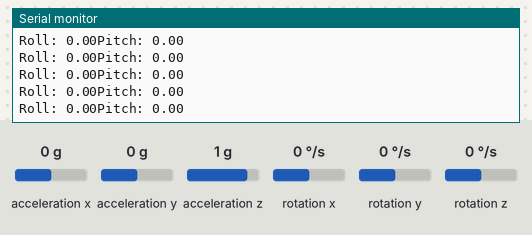
The sketch below on a simulated Arduino Uno, built with avr-gcc and run on an emulated ATmega328P. Parts: the last lines printed to the serial monitor. Wiring (inferred from the names in the program): MPU-6050 motion sensor at I2C address 0x68. Inputs (shaded band) come from the test bench; at power-on: rotation x 0 °/s, rotation y 0 °/s, acceleration x 0 g, acceleration y 0 g, acceleration z 1 g, rotation z 0 °/s.

Above: at 10.7 s.
10.8 s: rotation x set to 100 °/s
At 11.7 s:
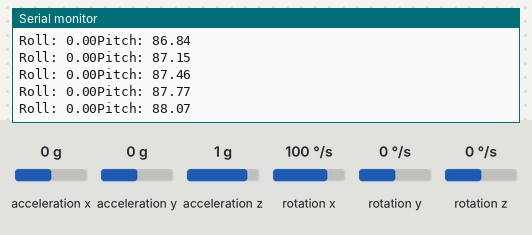
13.8 s: rotation y set to -192 °/s
At 14.6 s:
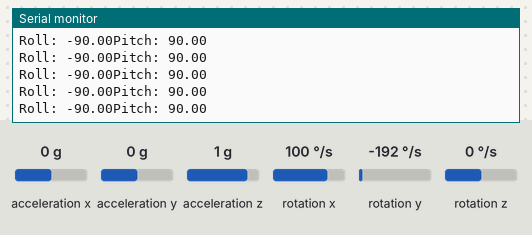
16.8 s: rotation x set to -192 °/s
Timing chart, 0 to 17.4 s (numbered marks = the images above; inputs shaded):
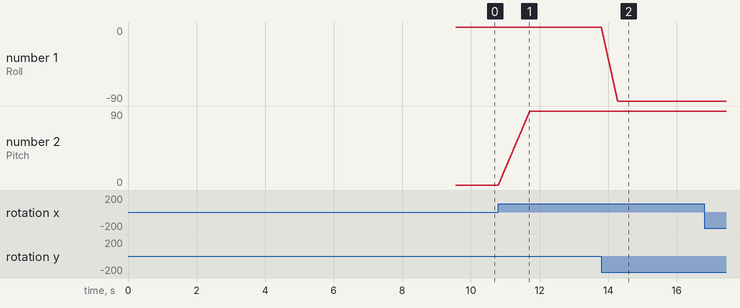

The sketch:

Drone1_mpu6050.ino
```cpp
/*************************************************
 * Includes
 *************************************************/
#include <Wire.h>
#include <math.h>

/*************************************************
 * Variables
 *************************************************/
int gyro_x, gyro_y, gyro_z; // Raw data from gyroscope.
long acc_x, acc_y, acc_z; // Raw data from accelerometer.
long gyro_x_cal, gyro_y_cal, gyro_z_cal; //Calibrated gyroscope values.
float angle_pitch_gy, angle_roll_gy, angle_yaw_gy; // Calculated angle from gyro data.
float angle_roll_acc, angle_pitch_acc, angle_yaw_acc; // Calculated acceleration angle from accelerometer data.
float angle_pitch, angle_roll, angle_yaw; // Combined angle (98% gyro + 2% accelerometer (for roll and pitch)).
float angle_pitch_constrained, angle_roll_constrained, angle_yaw_constrained; // Constrained combined angle.
bool set_gyro_angles; // Flag indicating whether the gyro-based angles have been initialized.

/*************************************************
 * Functions
 *************************************************/
void setup_mpu_6050_registers(); //Configures the MPU6050 registers.
bool i2cReadBytes(uint8_t addr, uint8_t startReg, uint8_t n, uint8_t* buf); //Reads 14 bytes on the I2C.
bool read_mpu_6050_data(); //Combines values from the 14 bytes into variables.
bool i2cRecoverBus(); //Try to recover a stuck I2C bus.
void i2cReinit(); //Reinitializes I2C bus.
void calibrate_mpu_6050(); // Calculates the average sensor "drift" while stationary to ensure the drone's starting rotation is zero.
void calc_angle(float dt); // Merges gyro and accelerometer data using a filter to determine the drone's actual tilt in degrees.


void setup() {
  Wire.begin(); // Start communication
  Wire.setWireTimeout(3000, true);
  Wire.setClock(100000);
  Serial.begin(500000);
  setup_mpu_6050_registers();
  calibrate_mpu_6050();
}


void loop() {
  static uint32_t tPrev = micros();
  uint32_t tNow = micros();
  float dt = (tNow - tPrev) * 1e-6f;
  tPrev = tNow;

  if (dt < 0.002f || dt > 0.01f) dt = 0.004f;

  if (!read_mpu_6050_data()) {
  Serial.println("MPU read fail → Recovery");
  i2cReinit();
  setup_mpu_6050_registers();
  return;
  }

  calc_angle(dt);

  Serial.print("Roll: ");
  Serial.print(angle_roll_constrained, 2);
  Serial.print("Pitch: ");
  Serial.println(angle_pitch_constrained, 2);
}

/**
 * @brief Configures the MPU-6050 sensor registers via I2C.
 *
 * This function initializes and configures the MPU-6050 by writing
 * to its internal registers over the I2C bus.
 * 1. Wakes up the MPU-6050 by disabling sleep mode (PWR_MGMT_1).
 * 2. Configures the accelerometer full-scale range to ±8g.
 * 3. Configures the gyroscope full-scale range to ±500 degrees per second.
 * 4. Enables the Digital Low Pass Filter (DLPF) to reduce sensor noise
 *    with a cutoff frequency of approximately 42–44 Hz.
 */
void setup_mpu_6050_registers() {
  Wire.beginTransmission(0x68); //PWR_MGMT_1
  Wire.write(0x6B);
  Wire.write(0x00);
  Wire.endTransmission();

  Wire.beginTransmission(0x68); //ACC_CONFIG
  Wire.write(0x1C);
  Wire.write(0x10);
  Wire.endTransmission();

  Wire.beginTransmission(0x68); //GYRO_CONFIG
  Wire.write(0x1B);
  Wire.write(0x08);
  Wire.endTransmission();

  Wire.beginTransmission(0x68); //Low-pass filter
  Wire.write(0x1A);
  Wire.write(0x05);   // ~42 Hz gyro / 44 Hz accel
  Wire.endTransmission();
}

/**
 * @brief Reads a specific number of bytes from an I2C device with a safety timeout.
 *
 * 1. Sends a 'Repeated Start' to the device to select the starting register.
 * 2. Requests 'n' bytes of data.
 * 3. Waits for data to arrive in the buffer, but aborts if it takes longer
 *    than 3ms (3000 micros) to prevent the drone's software from freezing.
 * 4. Transfers the received bytes into the provided buffer.
 *
 * @return true if all bytes were read successfully.
 * @return false on error or timeout.
 */
bool i2cReadBytes(uint8_t addr, uint8_t startReg, uint8_t n, uint8_t* buf) {
  Wire.beginTransmission(addr);
  Wire.write(startReg);
  if (Wire.endTransmission(false) != 0) return false;

  // Requests n bytes
  Wire.requestFrom((int)addr, (int)n, (int)true);
  unsigned long t0 = micros();
  while (Wire.available() < n) {
    if (micros() - t0 > 3000) { // 3 ms timeout
      return false;
    }
  }
  for (uint8_t i = 0; i < n; i++)
  buf[i] = Wire.read();
  return true;
}

/**
 * @brief This function safely reads motion data from the sensor.
 *
 * 1. It checks if the sensor is responding. If not, it stops to avoid a crash.
 * 2. It collects an array of 14 bytes.
 * 3. Each variable is 2 bytes (2 8-bits).
 * 4. It combines 2 bytes into a int16_t by type casting. Without int16_t, the data contained in it is unreadable
 *    For example acc_x contains 16 bits (2 8-bits) of information from the sensor. The sensor can only send 8-bits
 *    at a time. The first 8 bits is placed in position [0] and the second is placed in position [1] of the 14 bytes vector buf.
 *
 * @return true if data is okay.
 * @return false if there was a connection error.
 */
bool read_mpu_6050_data() {
  uint8_t buf[14];
  if (!i2cReadBytes(0x68, 0x3B, 14, buf)) return false;

  acc_x = (int16_t)((buf[0] << 8) | buf[1]);
  acc_y = (int16_t)((buf[2] << 8) | buf[3]);
  acc_z = (int16_t)((buf[4] << 8) | buf[5]);
 // temperature = (int16_t)((buf[6] << 8) | buf[7]);
  gyro_x = (int16_t)((buf[8] << 8) | buf[9]);
  gyro_y = (int16_t)((buf[10] << 8) | buf[11]);
  gyro_z = (int16_t)((buf[12] << 8) | buf[13]);
  return true;
}

/**
 * @brief Attempts to recover a "hung" I2C bus.
 *
 * Sometimes a slave device (like the MPU6050) gets stuck in the middle of
 * transmitting a byte and holds the SDA line LOW, preventing any further communication.
 * This function:
 * 1. Checks if the SDA line is stuck LOW.
 * 2. Manually toggles the SCL (clock) line up to 9 times to force the slave
 *    to finish its current byte and release the SDA line.
 * 3. Sends a manual I2C STOP condition to formally reset the bus state.
 *
 * @return true when the recovery sequence is complete.
 */
bool i2cRecoverBus() {
  // Try to force SDA HIGH to sensor from holding the bus on LOW.
  pinMode(SCL, INPUT_PULLUP);
  pinMode(SDA, INPUT_PULLUP);
  delayMicroseconds(5);

  if (digitalRead(SDA) == LOW) {
    pinMode(SCL, OUTPUT);
    for (int i = 0; i < 9 && digitalRead(SDA) == LOW; i++) {
      digitalWrite(SCL, LOW);  delayMicroseconds(5);
      digitalWrite(SCL, HIGH); delayMicroseconds(5);
    }
    pinMode(SCL, INPUT_PULLUP);
  }
  // Send STOP to end the session.
  pinMode(SDA, OUTPUT); digitalWrite(SDA, LOW);  delayMicroseconds(5);
  pinMode(SCL, OUTPUT); digitalWrite(SCL, HIGH); delayMicroseconds(5);
  pinMode(SDA, INPUT_PULLUP);                   delayMicroseconds(5);
  pinMode(SCL, INPUT_PULLUP);
  return true;
}

/**
 * @brief Reinitializes the I2C interface in a safe and controlled way.
 *
 * 1. Stops the current Wire (I2C) session to reset the internal state machine.
 * 2. Calls i2cRecoverBus() to release the SDA/SCL lines if a slave device
 *    is holding the bus LOW.
 * 3. Reinitializes the Wire library.
 * 4. Reapplies timeout protection to avoid blocking behavior.
 * 5. Restores a conservative I2C clock speed for stable communication.
 */
void i2cReinit() {
  Wire.end();
  i2cRecoverBus();
  Wire.begin();
  Wire.setWireTimeout(3000, true);
  Wire.setClock(100000);
  delay(5);
}

/**
 * @brief Calibrates the MPU6050 by calculating the gyroscope bias.
 * * This method determines the 'offset' or 'drift' of the gyroscope while the
 * drone is stationary. It takes 2000 samples and calculates the average value
 * for the X, Y, and Z axes.
 * * IMPORTANT: The drone must remain perfectly still on a flat surface during this
 * process. If the sensor fails to read, the function attempts an I2C bus recovery
 * and retries the measurement.
 * * The resulting averages (gyro_x_cal, etc.) are subtracted from all future raw
 * readings to ensure the drone doesn't think it's moving when it's still.
 */

void calibrate_mpu_6050() {
  gyro_x_cal = 0;
  gyro_y_cal = 0;
  gyro_z_cal = 0;

  for (int i = 0; i < 2000; i++) {
    if (!read_mpu_6050_data()) {
      Serial.println("MPU read fail → Recovery");
      i2cReinit();
      setup_mpu_6050_registers();
      i--;
      delay(3);
      continue;
    }

    gyro_x_cal += gyro_x;
    gyro_y_cal += gyro_y;
    gyro_z_cal += gyro_z;

    delay(3);
  }

  gyro_x_cal /= 2000;
  gyro_y_cal /= 2000;
  gyro_z_cal /= 2000;
}

/**
 * @brief SENSOR FUSION: Combines Gyro and Accel data for tilt calculation.
 * * Uses a COMPLEMENTARY FILTER (98/2 split) to determine orientation:
 * 1. GYROSCOPE (98%): Provides smooth, high-speed movement data. Multiplies
 * angular velocity by time (dt) to track changes. High reliability in
 * the short-term, but "drifts" over time.
 * 2. ACCELEROMETER (2%): Uses gravity as a reference to find 'Down'.
 * Provides long-term stability to cancel out Gyro drift. Sensitive to
 * vibration noise, so its influence is minimized.
 * * Result: A stable, lag-free angle (angle_pitch/roll) used for PID control.
 *
 * 65.5: Scale factor to convert raw gyro bits to degrees/sec.
 * 57.296: Converts radians (from atan2) to degrees.
 * 0.98 / 0.02: The "Weighting" that balances speed (Gyro) vs. stability (Accel).
 */

void calc_angle(float dt) {
  gyro_x -= gyro_x_cal;
  gyro_y -= gyro_y_cal;
  gyro_z -= gyro_z_cal;

  angle_pitch_gy += (gyro_x / 65.5f) * dt;
  angle_roll_gy  += (gyro_y / 65.5f) * dt;

  angle_pitch_acc = atan2(-(float)acc_x, sqrt((float)acc_y*(float)acc_y + (float)acc_z*(float)acc_z)) * 57.296f;
  angle_roll_acc  = atan2((float)acc_y, (float)acc_z) * 57.296f;

  if (set_gyro_angles) {
    angle_pitch = angle_pitch_gy * 0.98 + angle_pitch_acc * 0.02;
    angle_roll  = angle_roll_gy  * 0.98 + angle_roll_acc  * 0.02;
  } else {
    angle_pitch_gy = angle_pitch_acc;
    angle_roll_gy  = angle_roll_acc;
    angle_pitch = angle_pitch_acc;
    angle_roll  = angle_roll_acc;
    set_gyro_angles = true;
  }

  angle_roll_constrained = constrain(angle_roll, -90.0, 90.0);
  angle_pitch_constrained = constrain(angle_pitch, -90.0, 90.0);

}
```

Measured:
- after the input at 10.8 s, the serial monitor: prints a new line at once (image 1)
- plotted number 2: 0 → 90 after the input at 10.8 s
